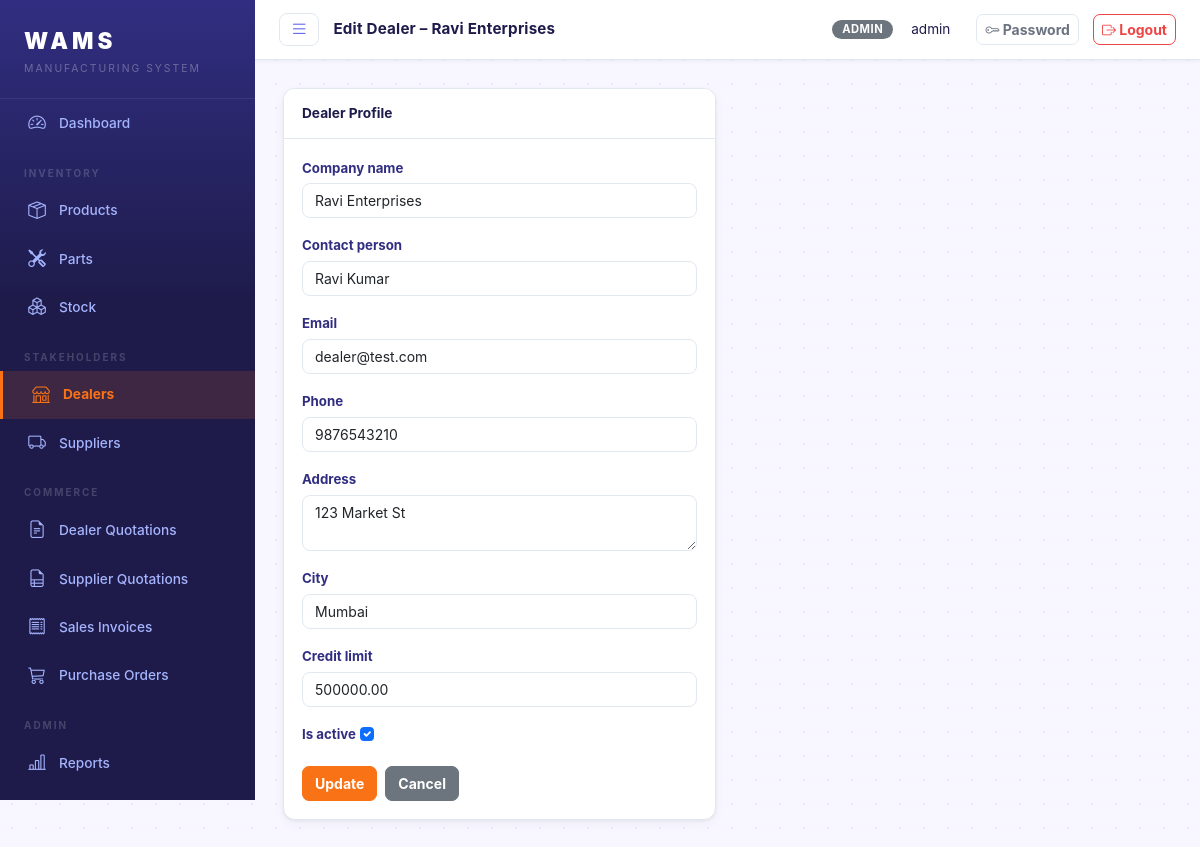
/dealers/1/edit/ (signed in), run on an earlier commit of the app's database.
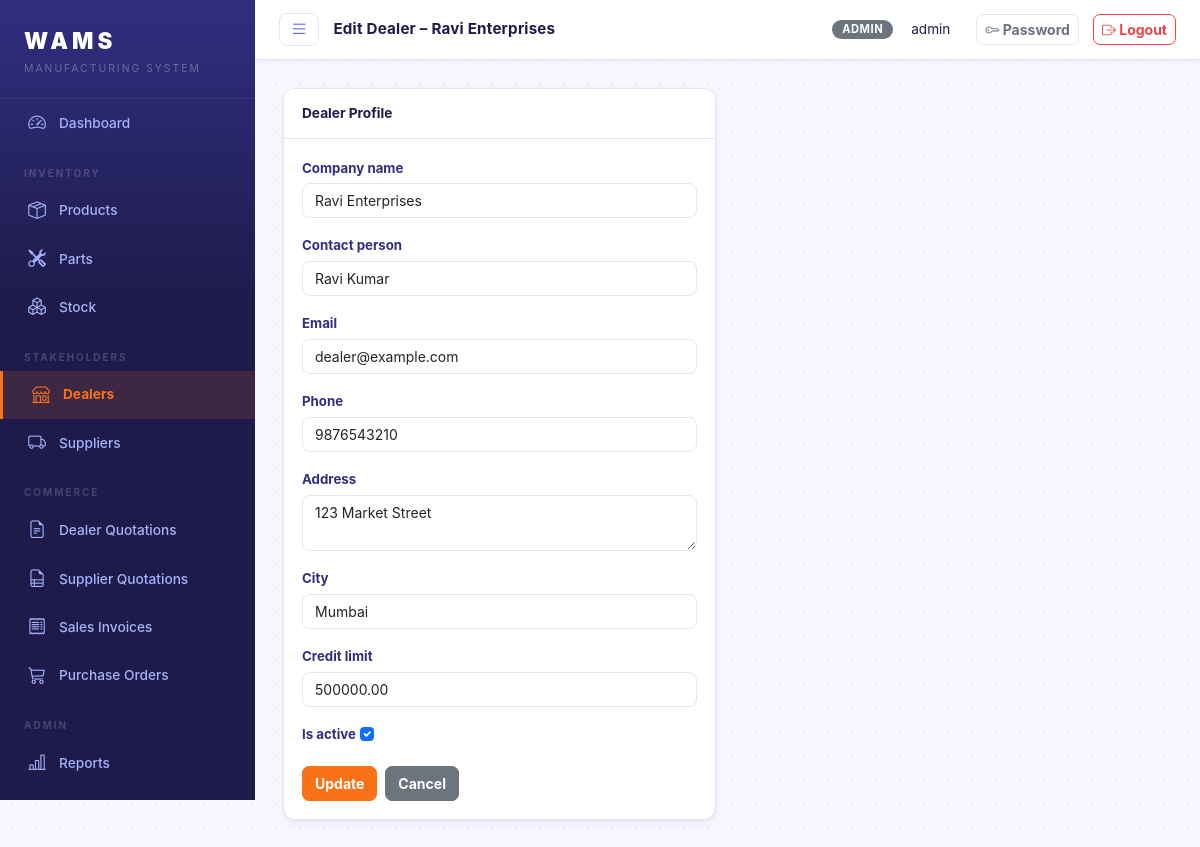
And on a later commit of the database.
### core/models.py (models this page shows, shortened)
class Dealer(models.Model):
    user = models.OneToOneField(User, on_delete=models.CASCADE, related_name='dealer_profile')
    company_name = models.CharField(max_length=200)
    contact_person = models.CharField(max_length=100)
    email = models.EmailField()
    phone = models.CharField(max_length=20)
    address = models.TextField()
    city = models.CharField(max_length=100)
    credit_limit = models.DecimalField(max_digits=12, decimal_places=2, default=0)
    is_active = models.BooleanField(default=True)
    created_at = models.DateTimeField(auto_now_add=True)
    class Meta:
        ordering = ['company_name']

### core/views.py (the view)
# urls.py: path('dealers/<int:pk>/edit/', views.dealer_update, name='dealer_update'),
@login_required
@admin_required
def dealer_update(request, pk):
    dealer = get_object_or_404(Dealer, pk=pk)
    form = DealerForm(request.POST or None, instance=dealer)
    if request.method == 'POST' and form.is_valid():
        form.save()
        messages.success(request, 'Dealer updated.')
        return redirect('dealer_list')
    return render(request, 'core/dealers/edit_form.html', {'form': form, 'dealer': dealer})

### core/forms.py
class DealerForm(forms.ModelForm):
    class Meta:
        model = Dealer
        fields = ['company_name', 'contact_person', 'email', 'phone', 'address', 'city', 'credit_limit', 'is_active']
        widgets = {
            'company_name': forms.TextInput(attrs=FORM_CONTROL),
            'contact_person': forms.TextInput(attrs=FORM_CONTROL),
            'email': forms.EmailInput(attrs=FORM_CONTROL),
            'phone': forms.TextInput(attrs=FORM_CONTROL),
            'address': forms.Textarea(attrs={**FORM_CONTROL, 'rows': 2}),
            'city': forms.TextInput(attrs=FORM_CONTROL),
            'credit_limit': forms.NumberInput(attrs={**FORM_CONTROL, 'step': '0.01'}),
            'is_active': forms.CheckboxInput(attrs=FORM_CHECK),
        }

### templates/core/dealers/edit_form.html (shortened to what this page needs)
{% extends 'base.html' %}
{% block page_title %}Edit Dealer – {{ dealer.company_name }}{% endblock %}
{% block content %}
<div class="row">
  <div class="col-lg-6">
    <div class="card">
      <div class="card-header">Dealer Profile</div>
      <div class="card-body">
        <form method="post">
          {% for field in form %}
          <div class="mb-3">
            <label class="form-label">{{ field.label }}</label>
            {{ field }}
          </div>
          {% endfor %}
          <div class="d-flex gap-2 mt-2">
            <button type="submit" class="btn btn-primary">Update</button>
            <a href="{% url 'dealer_list' %}" class="btn btn-secondary">Cancel</a>
          </div>
        </form>
      </div>
    </div>
  </div>
</div>
{% endblock %}

What changed in the data, as far as the page shows it:
changed Dealer "Ravi Enterprises": email "dealer@test.com" → "dealer@example.com"; address "123 Market St" → "123 Market Street"
